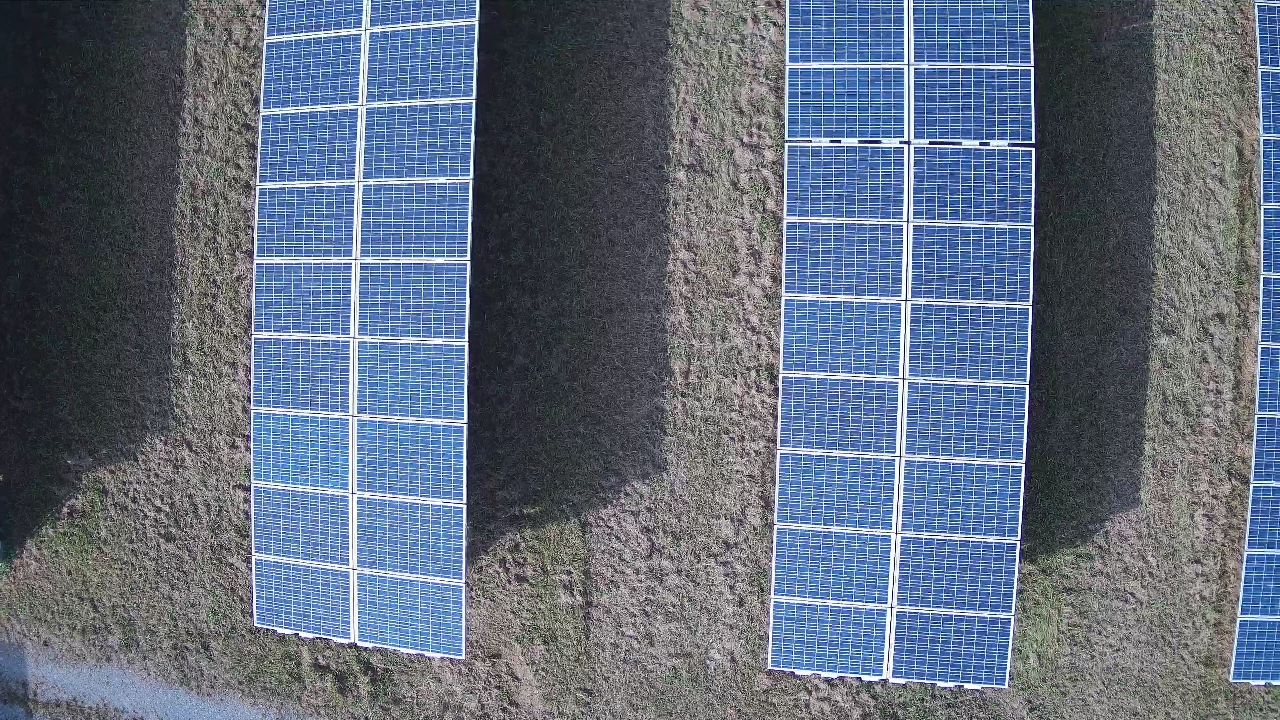
#> input picture src/lib/frame_000033.jpg, 1280 x 720 px
$ python -i moduleRecUtils.py   (imports and definitions only)
#> lines starting #> are read from the running program, lines starting #| are printed output that depends on the picture; after the words box and inside, x2 and y2 are one past the last pixel; in counts of white or black regions, pixels touching at a corner belong together
#> further down, picture is the input picture: shape (720, 1280, 3); mean B, G, R 125.5, 107.9, 96.9

from pathlib import Path
from scipy import ndimage as ndi
from PIL import Image
import cv2
import numpy as np
# import matplotlib.pyplot as plt

# [4 lines left out: function load_image, not called in this run]
    # elif image_format == '.tiff':
    #     return Thermogram(image_path)

from skimage.measure import regionprops
import json
# [103 lines left out: functions module_recognition, process_single_image, not called in this run]

def preprocess_rgb_image_manual(image, lower_values, higher_values):
    image = cv2.cvtColor(image, cv2.COLOR_BGR2HSV)
    return cv2.inRange(image, lower_values, higher_values)

def preprocess_rgb_image_hsv_otsu(image):
    image = cv2.cvtColor(image, cv2.COLOR_BGR2HSV)
#> image: shape (720, 1280, 3); mean H, S, V 94.2, 61.4, 127.4

    masks = []
    for channel_index, channel_image in enumerate(cv2.split(image)):
        channel_image = cv2.GaussianBlur(channel_image, (3, 3), 0)
        max_value = 179 if channel_index == 0 else 255
        _, mask = cv2.threshold(
            channel_image, 0,
            max_value, cv2.THRESH_BINARY + cv2.THRESH_OTSU
        )
        masks.append(mask)
#> this loop made 3 passes
#> max_value on passes 1 to 3: 179, 255, 255
#> pass 1, in preprocess_rgb_image_hsv_otsu, `channel_image = cv2.GaussianBlur(channel_image, (3, 3), 0)`:
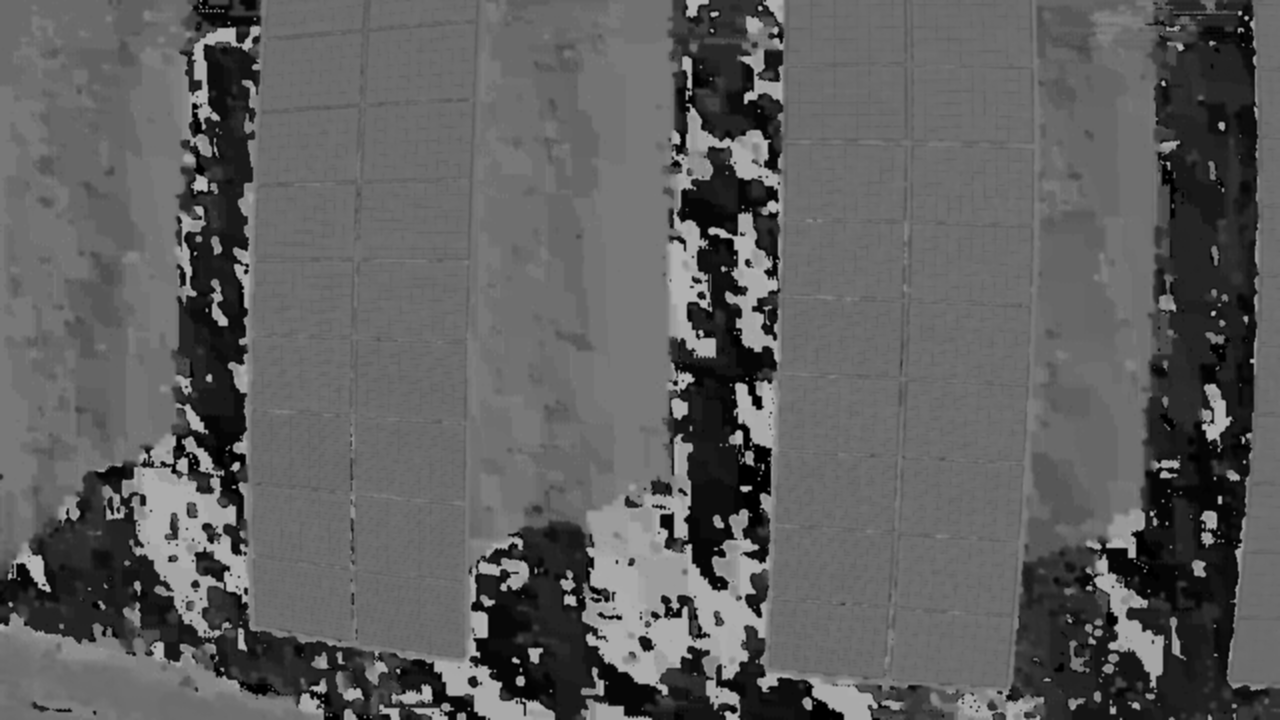
#> channel_image: shape (720, 1280); min 0, max 177, mean 94.2
#> pass 1, in preprocess_rgb_image_hsv_otsu, `_, mask = cv2.threshold( channel_image, 0, max_value, cv2.THRESH_BINAR..`:
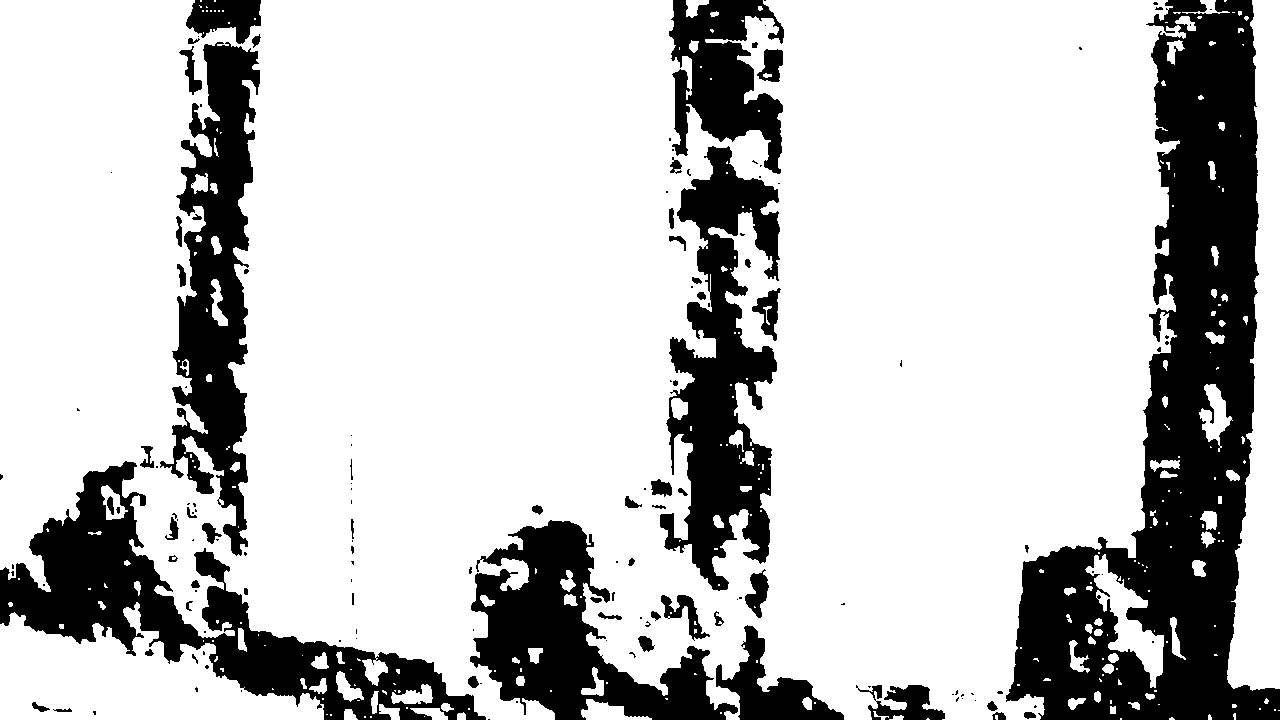
#> mask: shape (720, 1280); values 0 (black) and 179 (white), 76.9% white; 150 black regions (89 under 20 px), largest, box (x1, y1, x2, y2) and area: (1006, 0, 1280, 720) 82333, (0, 461, 486, 720) 32371, (660, 146, 780, 591) 25656
#> pass 2, in preprocess_rgb_image_hsv_otsu, `channel_image = cv2.GaussianBlur(channel_image, (3, 3), 0)`:
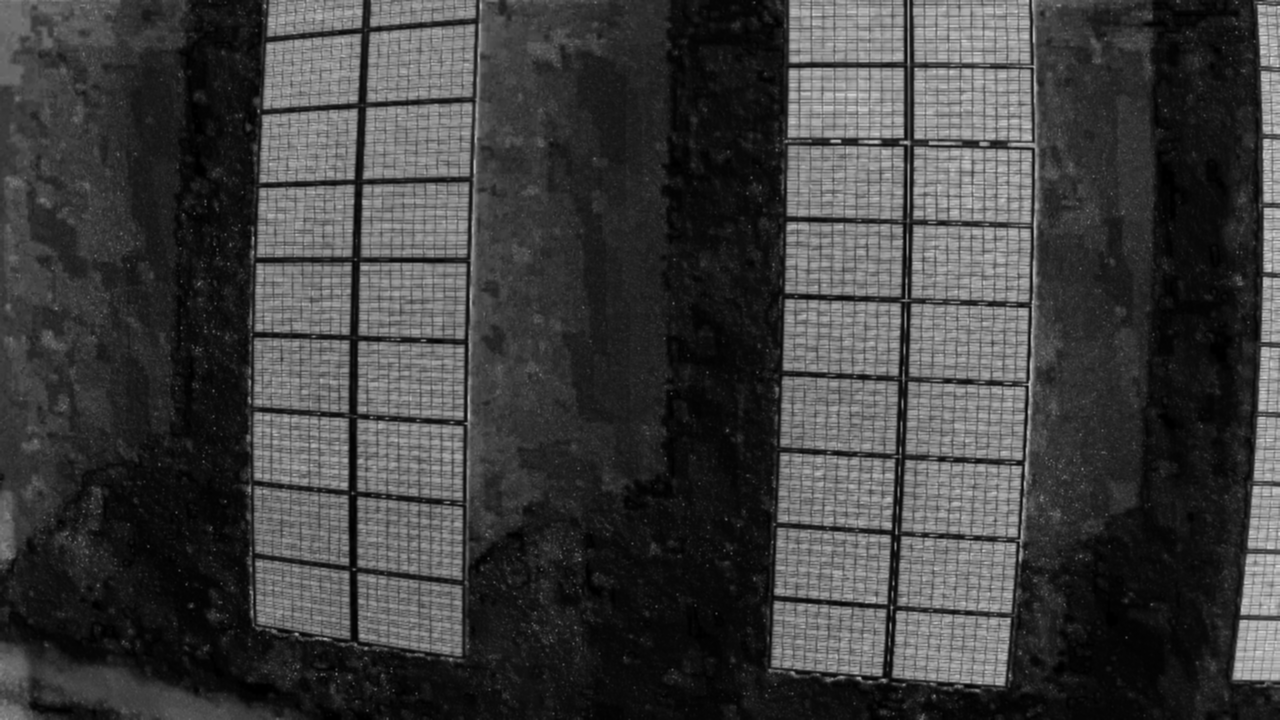
#> channel_image: shape (720, 1280); min 0, max 217, mean 61.4
#> after the loop, masks = 3 items

    result_mask = np.bitwise_and(masks[0], masks[1])
#> result_mask: shape (720, 1280); values 0 (black) and 179 (white), 32.3% white; 653 white regions (528 under 20 px), largest, box (x1, y1, x2, y2) and area: (914, 0, 1066, 563) 11421, (911, 225, 1031, 302) 8623, (909, 304, 1029, 382) 8593
    return np.bitwise_and(result_mask, masks[2])
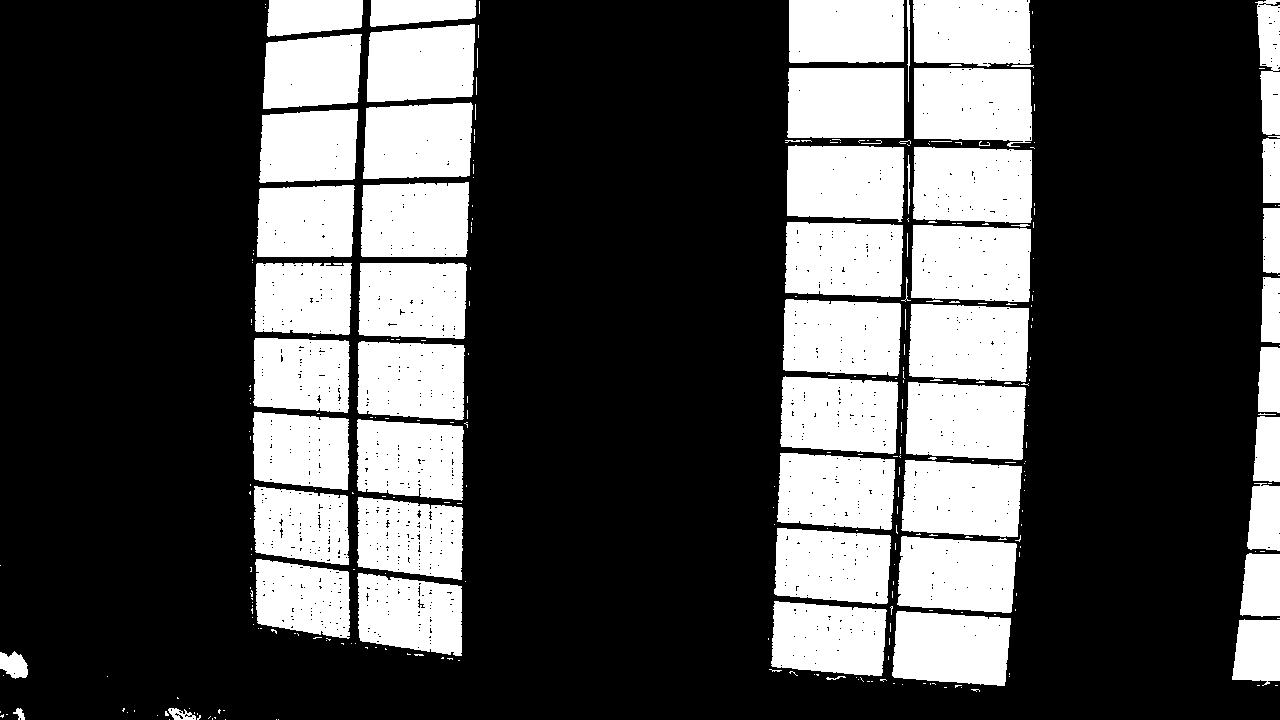
#> returned value: shape (720, 1280); values 0 (black) and 179 (white), 30.5% white; 321 white regions (256 under 20 px), largest, box (x1, y1, x2, y2) and area: (911, 225, 1031, 302) 8604, (909, 304, 1029, 382) 8583, (913, 147, 1032, 223) 8547

# [29 lines left out: functions draw_bounding_boxes, is_inside_boundary, find_module_containing_point, get_module_by_id, not called in this run]

def read_json_file(json_file_path):
    with open(json_file_path, "r") as json_file:
        return json.load(json_file)

>>> import cv2
>>> picture = cv2.imread('frame_000033.jpg')
>>> result = preprocess_rgb_image_hsv_otsu(picture)
